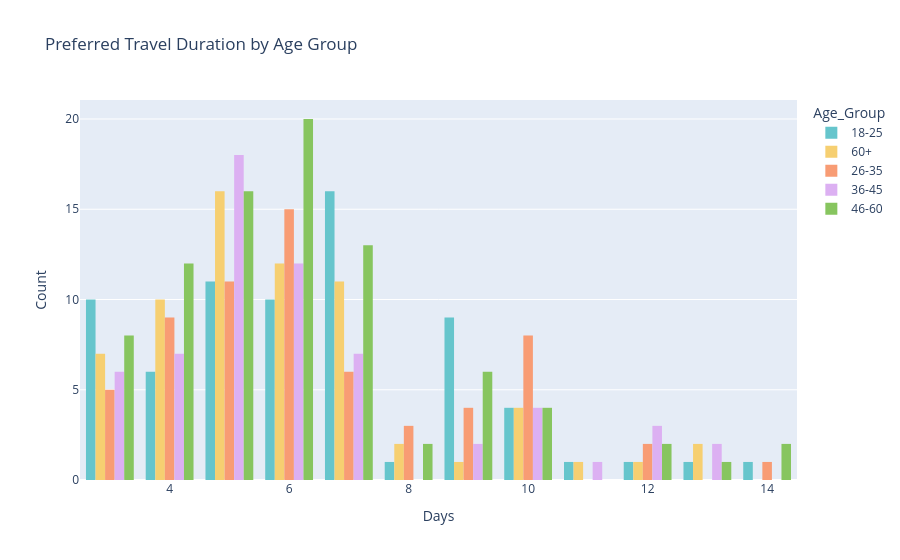

Here is the notebook cell this chart was saved with:
### Code cell
fig = px.histogram(survey_df, x='Preferred_Duration_Days', color='Age_Group', barmode='group',
                   title='Preferred Travel Duration by Age Group',
                   color_discrete_sequence=px.colors.qualitative.Pastel)
fig.update_layout(xaxis_title="Days", yaxis_title="Count")
fig.show()

### Figure 1 — Plotly figure (JSON) as saved in the notebook; plotly's stock layout.template omitted (floating-point values rounded to 4 significant figures)
{"data": [{"alignmentgroup": "True", "bingroup": "x", "hovertemplate": "Age_Group=18-25<br>Preferred_Duration_Days=%{x}<br>count=%{y}<extra></extra>", "legendgroup": "18-25", "marker": {"color": "rgb(102, 197, 204)", "pattern": {"shape": ""}}, "name": "18-25", "offsetgroup": "18-25", "orientation": "v", "showlegend": true, "type": "histogram", "x": [6, 5, 10, 7, 4, 9, 4, 3, 10, 5, 7, 6, 5, 8, 4, 10, 7, 5, 12, 6, 7, 7, 6, 3, 5, 5, 6, 7, 5, 6, 5, 4, 3, 3, 6, 7, 6, 5, 14, 7, 7, 11, 3, 3, 3, 7, 9, 7, 6, 13, 9, 9, 4, 9, 10, 9, 7, 6, 9, 3, 9, 5, 7, 3, 4, 5, 7, 9, 3, 7, 7], "xaxis": "x", "yaxis": "y"}, {"alignmentgroup": "True", "bingroup": "x", "hovertemplate": "Age_Group=60+<br>Preferred_Duration_Days=%{x}<br>count=%{y}<extra></extra>", "legendgroup": "60+", "marker": {"color": "rgb(246, 207, 113)", "pattern": {"shape": ""}}, "name": "60+", "offsetgroup": "60+", "orientation": "v", "showlegend": true, "type": "histogram", "x": [3, 11, 6, 5, 4, 13, 6, 5, 6, 5, 4, 5, 8, 7, 5, 7, 3, 5, 7, 7, 3, 4, 9, 4, 4, 6, 10, 10, 12, 6, 10, 7, 10, 3, 4, 6, 4, 6, 5, 6, 3, 5, 5, 7, 5, 4, 5, 5, 5, 5, 4, 6, 6, 5, 8, 5, 7, 7, 3, 6, 7, 4, 7, 13, 3, 7, 6], "xaxis": "x", "yaxis": "y"}, {"alignmentgroup": "True", "bingroup": "x", "hovertemplate": "Age_Group=26-35<br>Preferred_Duration_Days=%{x}<br>count=%{y}<extra></extra>", "legendgroup": "26-35", "marker": {"color": "rgb(248, 156, 116)", "pattern": {"shape": ""}}, "name": "26-35", "offsetgroup": "26-35", "orientation": "v", "showlegend": true, "type": "histogram", "x": [5, 4, 8, 5, 4, 5, 8, 3, 6, 6, 6, 5, 4, 3, 10, 4, 6, 4, 5, 5, 7, 10, 10, 6, 12, 6, 9, 14, 4, 9, 7, 7, 10, 6, 9, 10, 6, 6, 6, 10, 6, 5, 3, 9, 10, 6, 7, 6, 4, 3, 4, 10, 3, 7, 8, 6, 7, 5, 4, 5, 12, 5, 6, 5], "xaxis": "x", "yaxis": "y"}, {"alignmentgroup": "True", "bingroup": "x", "hovertemplate": "Age_Group=36-45<br>Preferred_Duration_Days=%{x}<br>count=%{y}<extra></extra>", "legendgroup": "36-45", "marker": {"color": "rgb(220, 176, 242)", "pattern": {"shape": ""}}, "name": "36-45", "offsetgroup": "36-45", "orientation": "v", "showlegend": true, "type": "histogram", "x": [4, 4, 12, 7, 7, 7, 6, 5, 7, 11, 5, 5, 4, 5, 5, 10, 6, 5, 3, 4, 5, 9, 6, 3, 10, 4, 6, 5, 12, 5, 10, 13, 5, 5, 5, 6, 6, 7, 3, 5, 4, 6, 12, 7, 6, 6, 5, 5, 3, 7, 3, 10, 3, 4, 6, 5, 6, 5, 9, 6, 5, 13], "xaxis": "x", "yaxis": "y"}, {"alignmentgroup": "True", "bingroup": "x", "hovertemplate": "Age_Group=46-60<br>Preferred_Duration_Days=%{x}<br>count=%{y}<extra></extra>", "legendgroup": "46-60", "marker": {"color": "rgb(135, 197, 95)", "pattern": {"shape": ""}}, "name": "46-60", "offsetgroup": "46-60", "orientation": "v", "showlegend": true, "type": "histogram", "x": [6, 12, 5, 7, 7, 6, 5, 9, 4, 6, 13, 8, 6, 7, 10, 6, 7, 7, 6, 3, 3, 5, 6, 9, 7, 6, 5, 6, 10, 5, 7, 6, 14, 9, 7, 5, 4, 5, 6, 9, 3, 10, 4, 6, 4, 6, 3, 6, 7, 5, 7, 5, 4, 7, 4, 5, 3, 4, 4, 3, 5, 3, 6, 6, 4, 6, 5, 6, 5, 9, 7, 5, 5, 7, 4, 4, 10, 14, 9, 8, 5, 6, 6, 4, 12, 3], "xaxis": "x", "yaxis": "y"}], "layout": {"barmode": "group", "legend": {"title": {"text": "Age_Group"}, "tracegroupgap": 0}, "title": {"text": "Preferred Travel Duration by Age Group"}, "xaxis": {"anchor": "y", "domain": [0, 1], "title": {"text": "Days"}}, "yaxis": {"anchor": "x", "domain": [0, 1], "title": {"text": "Count"}}}}
